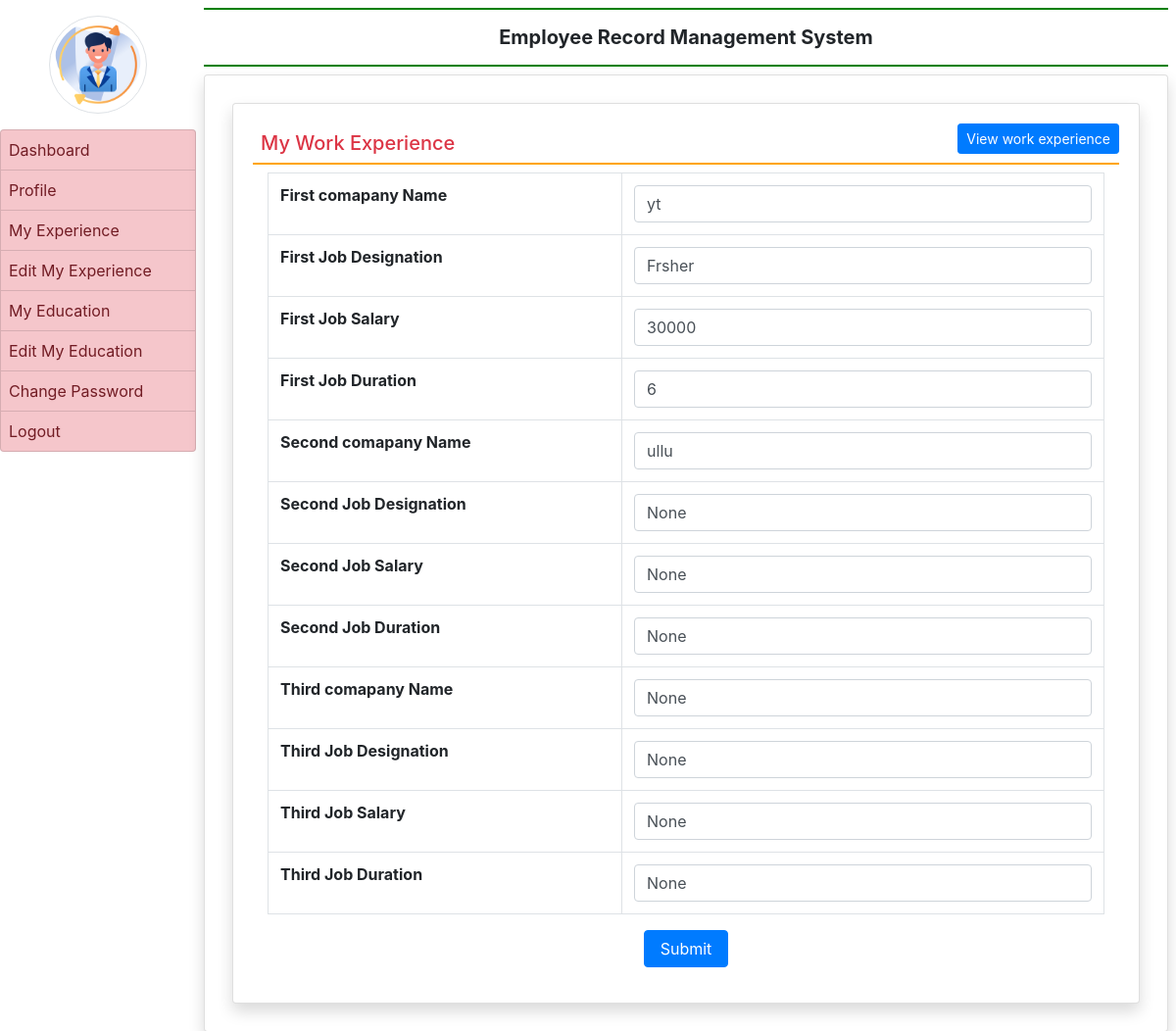
Screenshot of /edit_myexperience/ (signed in) with the database file from the repository.
### employee/models.py (models this page shows, shortened)
class EmployeeExperience(models.Model):
    user = models.ForeignKey(User,on_delete=models.CASCADE)
    company1name = models.CharField(max_length=100, null = True)
    company1desig = models.CharField(max_length=100, null=True)
    company1salary = models.CharField(max_length=20,null=True)
    company1duration = models.CharField(max_length=105, null=True)
    company2name = models.CharField(max_length=100, null = True)
    company2desig = models.CharField(max_length=100, null=True)
    company2salary = models.CharField(max_length=20,null=True)
    company2duration = models.CharField(max_length=105, null=True)
    company3name = models.CharField(max_length=100, null = True)
    company3desig = models.CharField(max_length=100, null=True)
    company3salary = models.CharField(max_length=20,null=True)
    company3duration = models.CharField(max_length=105, null=True)

### employee/views.py (the view, shortened to what this page needs)
# urls.py: path('edit_myexperience/', edit_myexperience ,name='edit_myexperience'),
def edit_myexperience(request):
    if not request.user.is_authenticated:
        return redirect('emp_login')
    error = " "
    user = request.user
    experience = EmployeeExperience.objects.get(user=user)
    return render(request,'edit_myexperience.html',locals())

### employee/templates/edit_myexperience.html (shortened to what this page needs)
{% extends "emp_base.html" %} {% block main %}
<div class="card shadow m-2">
  <div class="card-body">
    <a href = "{% url 'myexperience' %}" class="btn btn-primary float-right btn-sm">View work experience</a>
    <h5 class="p-2 text-danger" style="border-bottom: 2px solid orange">
       My Work Experience
    </h5>
    <div class="container-fluid">
        <form method="post">
        <table class= "table table-bordered" >
            <tr>
                <th>First comapany Name</th>
                <td><input type="text" name="company1name" class="form-control" value="{{experience.company1name}}"></td>
            </tr>
            <tr>
                <th>First Job Designation</th>
                <td><input type="text" name="company1desig" class="form-control" value={{experience.company1desig}}></td>
            </tr>
            <tr>
                <th>First Job Salary</th>
                <td><input type="text" name="company1salary" class="form-control" value={{experience.company1salary}}></td>
            </tr>
            <tr>
                <th>First Job Duration</th>
                <td><input type="text" name="company1duration" class="form-control" value={{experience.company1duration}}></td>
            </tr>
            <tr>
                <th>Second comapany Name</th>
                <td><input type="text" name="company2name" class="form-control" value={{experience.company2name}}></td>
            </tr>
            <tr>
                <th>Second Job Designation</th>
                <td><input type="text" name="company2desig" class="form-control" value={{experience.company2desig}}></td>
            </tr>
            <tr>
                <th>Second Job Salary</th>
                <td><input type="text" name="company2salary" class="form-control" value={{experience.company2salary}}></td>
            </tr>
            <tr>
                <th>Second Job Duration</th>
                <td><input type="text" name="company2duration" class="form-control" value={{experience.company2duration}}></td>
            </tr>
            <tr>
                <th>Third comapany Name</th>
                <td><input type="text" name="company3name" class="form-control" value={{experience.company3name}}></td>
            </tr>
            <tr>
                <th>Third Job Designation</th>
                <td><input type="text" name="company3desig" class="form-control" value={{experience.company3desig}}></td>
            </tr>
            <tr>
                <th>Third Job Salary</th>
                <td><input type="text" name="company3salary" class="form-control" value={{experience.company3salary}}></td>
            </tr>
            <tr>
                <th>Third Job Duration</th>
                <td><input type="text" name="company3duration" class="form-control" value={{experience.company3duration}}></td>
            </tr>
        </table>
        <center><input type="submit" value = "Submit" class = "btn btn-primary  px-3"></center>
    </form>
    </div>
       {% endblock %}

### rows the page displays
EmployeeExperience: company1name "yt", company1desig "Frsher", company1salary "30000", company1duration "6", company2name "ullu", company2desig "None", company2salary "None", company2duration "None", company3name "None", company3desig "None", company3salary "None", company3duration "None"
